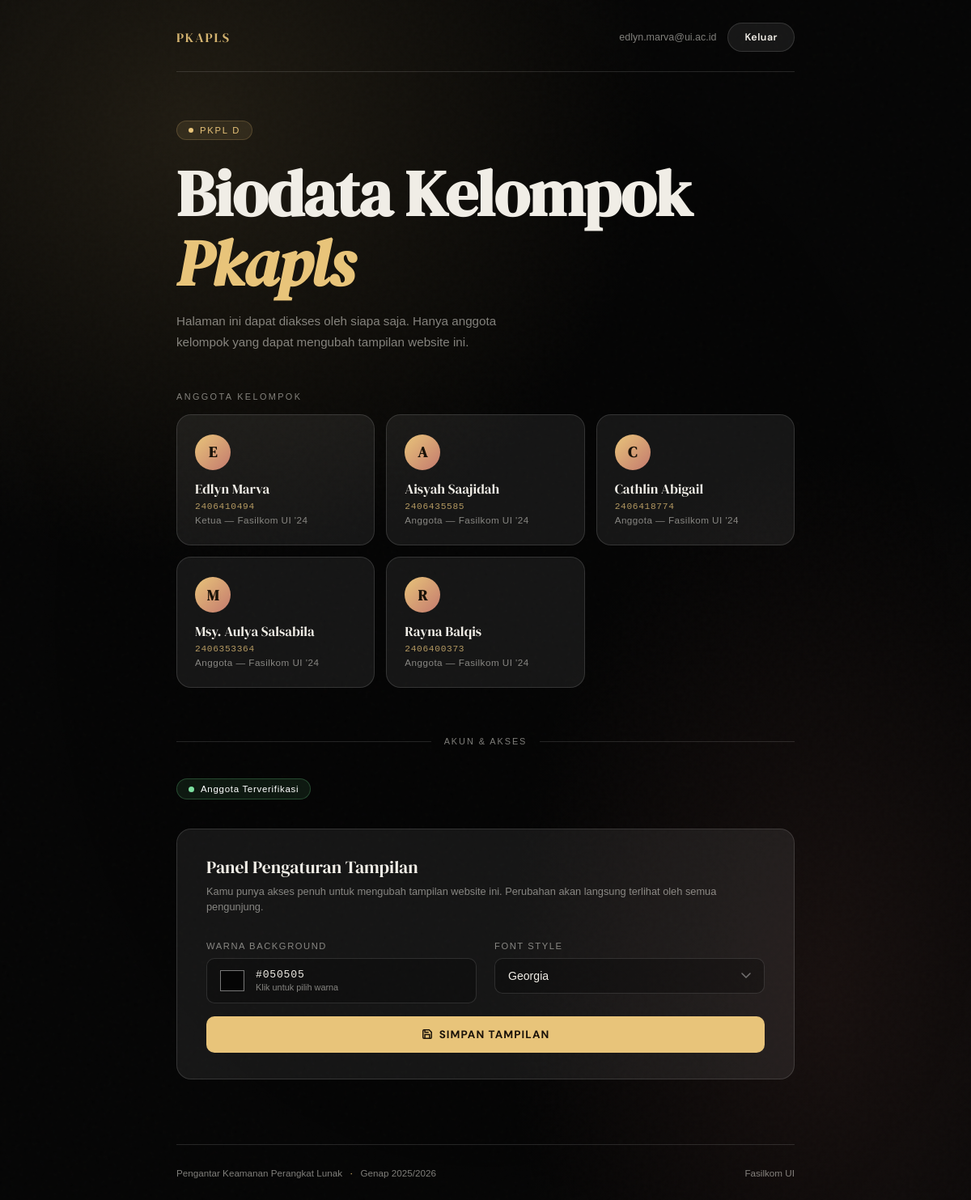
The app's page / (signed in), older data.
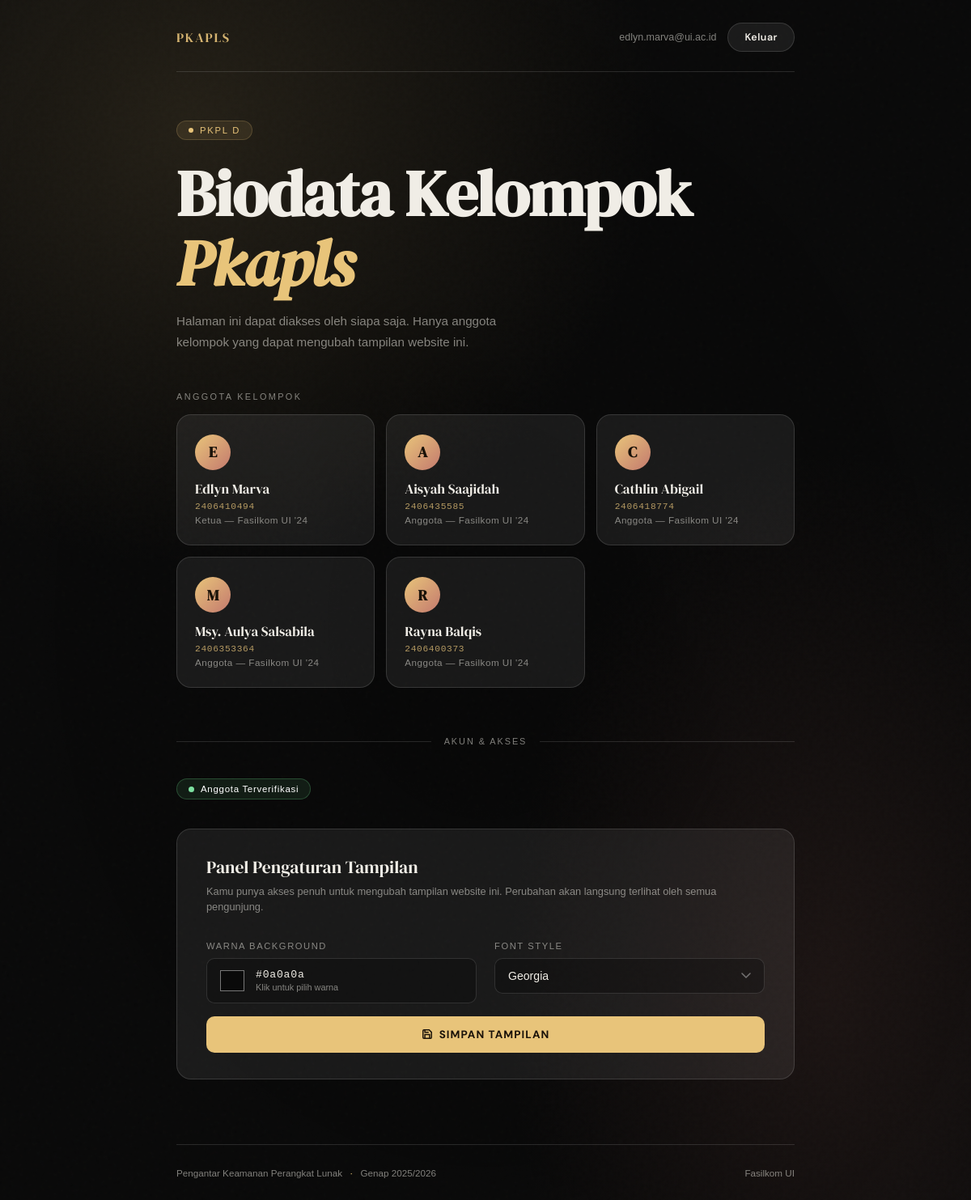
The same page, newer data.
### core/models.py (models this page shows, shortened)
class WebsiteConfig(models.Model):
    primary_color = models.CharField(max_length=7, default="#ffffff") # Simpan kode HEX warna
    font_family = models.CharField(max_length=50, default="Arial")

### core/views.py (the view)
# urls.py: path('', views.home, name='home'),
def home(request):
    config, created = WebsiteConfig.objects.get_or_create(id=1)
    is_member = False
    if request.user.is_authenticated:
        if request.user.email in settings.ALLOWED_GROUP_MEMBERS:
            is_member = True
    context = {
        'config': config,
        'is_member': is_member,
    }
    return render(request, 'index.html', context)

### core/templates/index.html (shortened to what this page needs)
{% load socialaccount %}
<!DOCTYPE html>
<html lang="id">
<head>
</head>
<body>
<div class="page">
    <nav class="nav">
        <span class="nav-brand">Pkapls</span>
        <div class="nav-auth">
            {% if user.is_authenticated %}
                <span class="nav-user">{{ user.email }}</span>
                <a href="/accounts/logout/" class="btn btn-logout">Keluar</a>
            {% endif %}
        </div>
    </nav>
    <main>
        <div class="hero">
            <div class="hero-eyebrow">
                <span class="eyebrow-dot"></span>
                <span class="eyebrow-text">PKPL D</span>
            </div>
            <h1 class="hero-title">Biodata Kelompok<br><em>Pkapls</em></h1>
            <p class="hero-subtitle">
                Halaman ini dapat diakses oleh siapa saja.
                Hanya anggota kelompok yang dapat mengubah tampilan website ini.
            </p>
        </div>
        <p class="section-label">Anggota Kelompok</p>
        <div class="member-grid">
            <div class="member-card">
                <div class="member-avatar">E</div>
                <div class="member-name">Edlyn Marva</div>
                <div class="member-npm">2406410494</div>
                <div class="member-role">Ketua &mdash; Fasilkom UI '24</div>
            </div>
            <div class="member-card">
                <div class="member-avatar">A</div>
                <div class="member-name">Aisyah Saajidah</div>
                <div class="member-npm">2406435585</div>
                <div class="member-role">Anggota &mdash; Fasilkom UI '24</div>
            </div>
            <div class="member-card">
                <div class="member-avatar">C</div>
                <div class="member-name">Cathlin Abigail</div>
                <div class="member-npm">2406418774</div>
                <div class="member-role">Anggota &mdash; Fasilkom UI '24</div>
            </div>
            <div class="member-card">
                <div class="member-avatar">M</div>
                <div class="member-name">Msy. Aulya Salsabila</div>
                <div class="member-npm">2406353364</div>
                <div class="member-role">Anggota &mdash; Fasilkom UI '24</div>
            </div>
            <div class="member-card">
                <div class="member-avatar">R</div>
                <div class="member-name">Rayna Balqis</div>
                <div class="member-npm">2406400373</div>
                <div class="member-role">Anggota &mdash; Fasilkom UI '24</div>
            </div>
        </div>
        <div class="divider">
            <div class="divider-line"></div>
            <span class="divider-text">Akun &amp; Akses</span>
            <div class="divider-line"></div>
        </div>
        <div class="auth-section">
            {% if user.is_authenticated %}
                {% if is_member %}
                    <span class="status-badge member">
                        <span class="status-dot"></span>Anggota Terverifikasi
                    </span>
                    <div class="panel">
                        <div class="panel-title">Panel Pengaturan Tampilan</div>
                        <div class="panel-sub">
                            Kamu punya akses penuh untuk mengubah tampilan website ini.
                            Perubahan akan langsung terlihat oleh semua pengunjung.
                        </div>
                        <form method="POST" action="{% url 'update_style' %}" id="styleForm">
                            <div class="form-row">
                                <div class="form-group">
                                    <label class="form-label">Warna Background</label>
                                    <div class="color-wrapper" onclick="document.getElementById('bgColor').click()">
                                        <input type="color" name="color" id="bgColor"
                                               value="{{ config.primary_color|default:'#1a1209' }}"
                                               oninput="onColorChange(this.value)">
                                        <div class="color-info">
                                            <span class="color-hex" id="colorHex">{{ config.primary_color|default:'#1a1209' }}</span>
                                            <span class="color-label-hint">Klik untuk pilih warna</span>
                                        </div>
                                    </div>
                                </div>
                                <div class="form-group">
                                    <label class="form-label">Font Style</label>
                                    <div class="select-wrapper">
                                        <select name="font" id="fontSelect" onchange="onFontChange(this.value)">
                                            <option value="Georgia" {% if config.font_family == 'Georgia' %}selected{% endif %}>Georgia</option>
                                        </select>
                                    </div>
                                </div>
                            </div>
                            <button type="submit" class="btn-submit">
                                <svg width="14" height="14" fill="none" stroke="currentColor" stroke-width="2.5" viewBox="0 0 24 24"><path d="M19 21H5a2 2 0 01-2-2V5a2 2 0 012-2h11l5 5v11a2 2 0 01-2 2z"/><path d="M17 21v-8H7v8M7 3v5h8"/></svg>
                                Simpan Tampilan
                            </button>
                        </form>
                    </div>
                {% endif %}
            {% endif %}
        </div>
    </main>
    <footer class="footer">
        <span class="footer-text">
            Pengantar Keamanan Perangkat Lunak
            <span class="footer-dot">&middot;</span>
            Genap 2025/2026
        </span>
        <span class="footer-text">Fasilkom UI</span>
    </footer>
</div>
</body>
</html>

Row changes from the older to the newer data that the page shows:
changed WebsiteConfig "Georgia": color "#050505" → "#0a0a0a"; primary_color "#050505" → "#0a0a0a"
